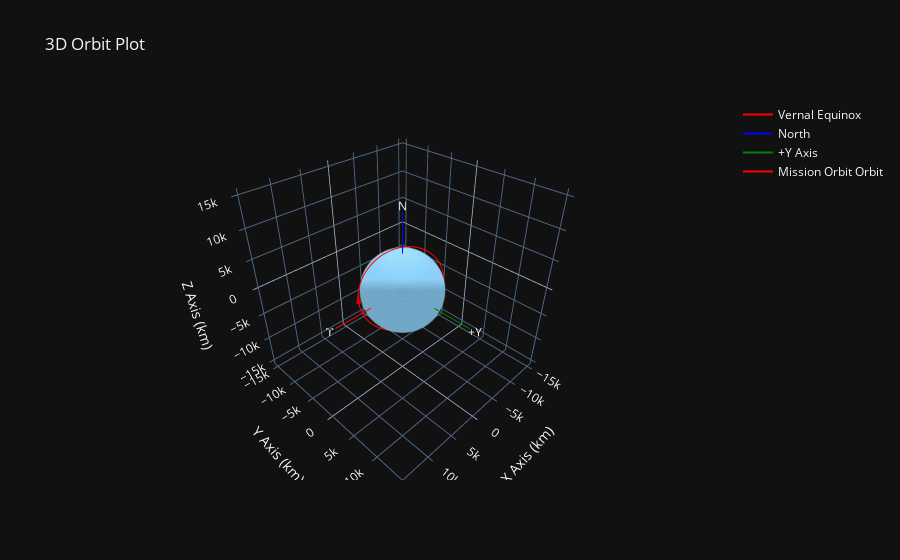

Notebook cell for this chart:
### Markdown cell above
### Plot Your Orbit

### Code cell
# body to that the orbits will be plotted around
body = o.body

#resolution of orbit and body in plots
orbit_res = 200 #number of points used to plot ellipse
body_res = 70 #numbe or points to use in meshgrid creation

#size of 3d viewbox
box_scale = 5 #viewbox cube sidelength in body radii

#height of 3d plot figure
figure_height = 1000

#scaling factor for the size of the cone representing spacecraft position and direction, relative to the radius of the body
sc_cone_scale = body.R.to(u.km).value/2

#create a scatter plot from the x and y arrays
fig = go.FigureWidget()

fig.layout.template = "plotly_dark" #change plotly theme to dark mode

#update figure layout as needed
fig.update_layout(
    title_text="3D Orbit Plot", #set figure title
    #set height & activate width autosize
    height=figure_height,
    autosize=True,
    showlegend=True,
    scene=dict(
        #specify the aspect ratio as 1:1:1 to avoid squished objects after we set set the bounds
        aspectmode='manual',
        aspectratio=dict(x=1, y=1, z=1),
        #set the view box size
        xaxis=dict(nticks=8, range=[-box_scale/2*body.R.to(u.km).value,box_scale/2*body.R.to(u.km).value],),
        yaxis=dict(nticks=8, range=[-box_scale/2*body.R.to(u.km).value,box_scale/2*body.R.to(u.km).value],),
        zaxis=dict(nticks=8, range=[-box_scale/2*body.R.to(u.km).value,box_scale/2*body.R.to(u.km).value],),
        #set axes titles
        xaxis_title="X Axis (km)",
        yaxis_title="Y Axis (km)",
        zaxis_title="Z Axis (km)"),
    #define the view angle
    # scene_camera_eye=dict(x=0.5*np.pi, y=0.5*np.pi, z=0.5*np.pi)
    )

#add the body to the graph
body_xs, body_ys, body_zs = sphere3d(0, 0, 0, body.R.to(u.km).value, body_res) #create the body sphere surface
fig.add_trace(go.Surface(x=body_xs, y=body_ys, z=body_zs, name=body.name, colorscale=[[0,body.color], [1, body.color]], showscale=False)) #add the body to the graph

if(body.has_atmosphere):
    #add the atmosphere to the graph
    atmosphere_xs, atmosphere_ys, atmosphere_zs = sphere3d(0, 0, 0, body.R.to(u.km).value+body.atmosphere_height.to(u.km).value, body_res) #create the body sphere surface
    fig.add_trace(go.Surface(x=atmosphere_xs, y=atmosphere_ys, z=atmosphere_zs, name=body.name+"Atmosphere", colorscale=[[0,body.atmosphere_color], [1, body.atmosphere_color]], opacity=body.atmosphere_opacity, showscale=False)) #add the body to the graph

#add the Vernal Equinox reference to the plot
fig.add_trace(go.Scatter3d(x=[0, 2*body.R.to(u.km).value], y=[0,0], z=[0,0], mode="lines", marker_color="red", name="Vernal Equinox")) #add line to graph
fig.add_trace(go.Scatter3d(x=[2.15*body.R.to(u.km).value], y=[0,0], z=[0,0], mode="text", text="♈︎", textposition="middle center", showlegend=False)) #add text to graph
#add the North reference to the plot
fig.add_trace(go.Scatter3d(x=[0,0], y=[0,0], z=[0, 2*body.R.to(u.km).value], mode="lines", marker_color="blue", name="North")) #add line to graph
fig.add_trace(go.Scatter3d(x=[0,0], y=[0,0], z=[2.15*body.R.to(u.km).value], mode="text", text="N", textposition="middle center", showlegend=False)) #add text to graph
#add the +Y reference to the plot
fig.add_trace(go.Scatter3d(x=[0,0], y=[0, 2*body.R.to(u.km).value], z=[0,0], mode="lines", marker_color="green", name="+Y Axis")) #add line to graph
fig.add_trace(go.Scatter3d(x=[0,0], y=[2.15*body.R.to(u.km).value], z=[0,0], mode="text", text="+Y", textposition="middle center", showlegend=False)) #add text to graph

#add the orbit ellipse to the graph
orbit_xs, orbit_ys, orbit_zs = ellipse3d(o.sma.to(u.km).value, o.ecc.to(u.dimensionless_unscaled).value, o.inc.to(u.rad).value, o.raan.to(u.rad).value, o.argp.to(u.rad).value, orbit_res) #create orbit ellipse
fig.add_trace(go.Scatter3d(x=orbit_xs, y=orbit_ys, z = orbit_zs, mode="lines", marker_color="red", name=o.name+" Orbit")) #add ellipse to graph

#add a cone for the spacecraft
sc_xs, sc_ys, sc_zs, sc_us, sc_vs, sc_ws = spacecraftCone(o.sma.to(u.km).value, o.ecc.to(u.dimensionless_unscaled).value, o.inc.to(u.rad).value, o.raan.to(u.rad).value, o.argp.to(u.rad).value, o.nu.to(u.rad).value, sc_cone_scale)
fig.add_trace(go.Cone(x=sc_xs, y=sc_ys, z=sc_zs, u=sc_us, v=sc_vs, w=sc_ws, name=o.name+" Spacecraft", colorscale=[[0,"red"], [1, "red"]], opacity=0.5, showscale=False))

fig #display the figure

### Figure 1 — Plotly figure (JSON) as saved in the notebook; plotly's stock layout.template omitted (floating-point values rounded to 4 significant figures; data arrays with more than 128 entries replaced by an {"elided": "..."} marker saying what was removed)
{"data": [{"colorscale": [[0, "lightskyblue"], [1, "lightskyblue"]], "name": "Earth", "showscale": false, "type": "surface", "uid": "6ae9d471-97f5-4051-9a74-cbe68f184b9d", "x": {"elided": "70x70 float values"}, "y": {"elided": "70x70 float values"}, "z": {"elided": "70x70 float values"}}, {"colorscale": [[0, "lightblue"], [1, "lightblue"]], "name": "EarthAtmosphere", "opacity": 0.2, "showscale": false, "type": "surface", "uid": "4da61df3-f643-4001-82a3-1dc37c74abac", "x": {"elided": "70x70 float values"}, "y": {"elided": "70x70 float values"}, "z": {"elided": "70x70 float values"}}, {"marker": {"color": "red"}, "mode": "lines", "name": "Vernal Equinox", "type": "scatter3d", "uid": "f8a12138-5ac0-420e-8eb7-877b87faaa9b", "x": [0, 12740.0], "y": [0, 0], "z": [0, 0]}, {"mode": "text", "showlegend": false, "text": "♈︎", "textposition": "middle center", "type": "scatter3d", "uid": "36219852-89d8-46b4-b56b-92cc149a1845", "x": [13700.0], "y": [0, 0], "z": [0, 0]}, {"marker": {"color": "blue"}, "mode": "lines", "name": "North", "type": "scatter3d", "uid": "0aaa24cc-0048-4a6f-98c0-1b8aec0fbc84", "x": [0, 0], "y": [0, 0], "z": [0, 12740.0]}, {"mode": "text", "showlegend": false, "text": "N", "textposition": "middle center", "type": "scatter3d", "uid": "24977d78-1954-44e6-a358-a19b55659505", "x": [0, 0], "y": [0, 0], "z": [13700.0]}, {"marker": {"color": "green"}, "mode": "lines", "name": "+Y Axis", "type": "scatter3d", "uid": "59ac8874-f4ec-4752-98e3-4bae00715c55", "x": [0, 0], "y": [0, 12740.0], "z": [0, 0]}, {"mode": "text", "showlegend": false, "text": "+Y", "textposition": "middle center", "type": "scatter3d", "uid": "40fff9e2-d2df-469e-af0f-8c41ccc87844", "x": [0, 0], "y": [13700.0], "z": [0, 0]}, {"marker": {"color": "red"}, "mode": "lines", "name": "Mission Orbit Orbit", "type": "scatter3d", "uid": "1d5d1156-4936-4707-b2ec-f1d6bd5c183a", "x": {"elided": "200 float values"}, "y": {"elided": "200 float values"}, "z": {"elided": "200 float values"}}, {"colorscale": [[0, "red"], [1, "red"]], "name": "Mission Orbit Spacecraft", "opacity": 0.5, "showscale": false, "type": "cone", "u": [-163.3], "uid": "72fb1a96-45ee-4f11-86be-057f6734f9c0", "v": [-352.6], "w": [3162.0], "x": [6413.0], "y": [-2656.0], "z": [0]}], "layout": {"autosize": true, "scene": {"aspectmode": "manual", "aspectratio": {"x": 1, "y": 1, "z": 1}, "xaxis": {"nticks": 8, "range": [-15930.0, 15930.0], "title": {"text": "X Axis (km)"}, "type": "linear"}, "yaxis": {"nticks": 8, "range": [-15930.0, 15930.0], "title": {"text": "Y Axis (km)"}, "type": "linear"}, "zaxis": {"nticks": 8, "range": [-15930.0, 15930.0], "title": {"text": "Z Axis (km)"}, "type": "linear"}}, "showlegend": true, "title": {"text": "3D Orbit Plot"}}}
